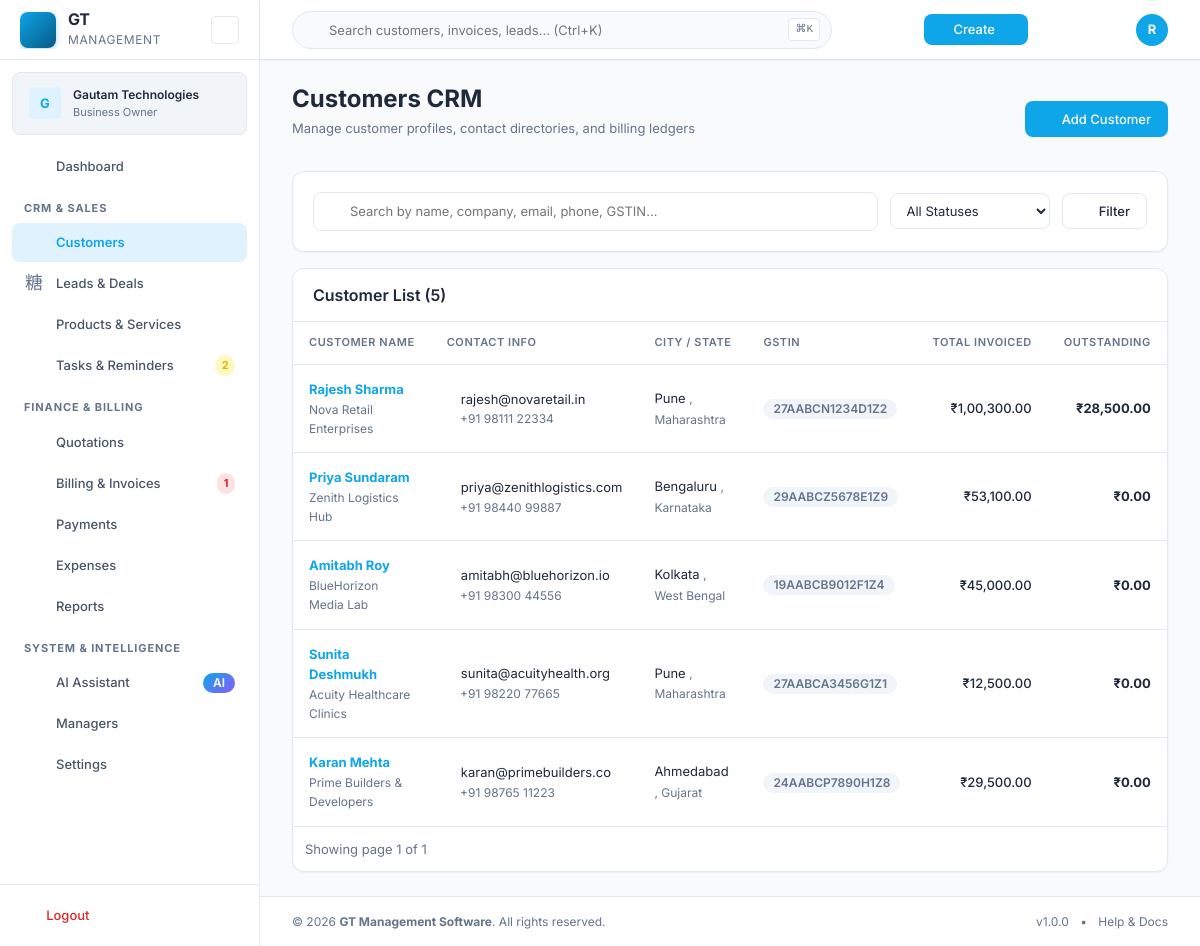
/customers.php (signed in), run on the app's committed database.
### tables this page shows
CREATE TABLE `customers` (
  `id` INT UNSIGNED AUTO_INCREMENT PRIMARY KEY,
  `business_id` INT UNSIGNED NOT NULL,
  `type` ENUM('individual','business') DEFAULT 'individual',
  `name` VARCHAR(255) NOT NULL,
  `company_name` VARCHAR(255) DEFAULT NULL,
  `contact_person` VARCHAR(255) DEFAULT NULL,
  `email` VARCHAR(255) DEFAULT NULL,
  `phone` VARCHAR(50) DEFAULT NULL,
  `alt_phone` VARCHAR(50) DEFAULT NULL,
  `billing_address_line1` VARCHAR(255) DEFAULT NULL,
  `billing_address_line2` VARCHAR(255) DEFAULT NULL,
  `billing_city` VARCHAR(100) DEFAULT NULL,
  `billing_state` VARCHAR(100) DEFAULT NULL,
  `billing_postal_code` VARCHAR(20) DEFAULT NULL,
  `billing_country` VARCHAR(100) DEFAULT 'India',
  `shipping_address_line1` VARCHAR(255) DEFAULT NULL,
  `shipping_address_line2` VARCHAR(255) DEFAULT NULL,
  `shipping_city` VARCHAR(100) DEFAULT NULL,
  `shipping_state` VARCHAR(100) DEFAULT NULL,
  `shipping_postal_code` VARCHAR(20) DEFAULT NULL,
  `shipping_country` VARCHAR(100) DEFAULT NULL,
  `gstin` VARCHAR(20) DEFAULT NULL,
  `pan` VARCHAR(20) DEFAULT NULL,
  `category` VARCHAR(100) DEFAULT NULL,
  `tags` VARCHAR(500) DEFAULT NULL,
  `notes` TEXT DEFAULT NULL,
  `status` ENUM('active','archived') DEFAULT 'active',
  `is_demo` TINYINT(1) DEFAULT 0,
  `created_by` INT UNSIGNED DEFAULT NULL,
  `created_at` TIMESTAMP DEFAULT CURRENT_TIMESTAMP,
  `updated_at` TIMESTAMP DEFAULT CURRENT_TIMESTAMP ON UPDATE CURRENT_TIMESTAMP,
  INDEX `idx_customers_business` (`business_id`),
  INDEX `idx_customers_status` (`status`),
  INDEX `idx_customers_name` (`name`),
  INDEX `idx_customers_demo` (`is_demo`),
  FOREIGN KEY (`business_id`) REFERENCES `businesses`(`id`) ON DELETE CASCADE,
  FOREIGN KEY (`created_by`) REFERENCES `users`(`id`) ON DELETE SET NULL
);

### includes/auth.php (called while the page is built, shortened)
<?php
class Auth {
    public static function requireLogin(): void {
        $config = require GT_ROOT . '/config/config.php';
    }
    public static function businessId(): ?int {
        return $_SESSION['business_id'] ?? null;
    }
    public static function isOwner(): bool {
        return !empty($_SESSION['is_owner']);
    }
}

### includes/permissions.php (called while the page is built, shortened)
<?php
class Permissions {
    public static function has(string $permissionKey): bool {
        if (Auth::isOwner()) return true;
        $perms = self::load();
        return in_array($permissionKey, $perms, true);
    }
}

### includes/functions.php (called while the page is built, shortened)
<?php
function e(?string $value): string {
    return htmlspecialchars($value ?? '', ENT_QUOTES, 'UTF-8');
}
function url(string $path = ''): string {
    return rtrim(APP_URL, '/') . '/' . ltrim($path, '/');
}
function currentPage(): int {
    return max(1, (int)($_GET['page'] ?? 1));
}

### services/customer-service.php (called while the page is built, shortened)
<?php
class CustomerService {
    public static function getAll(int $businessId, array $filters = [], int $page = 1, int $perPage = 15): array {
        $where = ["business_id = ?"];
        $params = [$businessId];
        $whereClause = implode(' AND ', $where);
        $countRow = Database::fetch("SELECT COUNT(*) as cnt FROM customers WHERE {$whereClause}", $params);
        $total = $countRow['cnt'] ?? 0;
        $offset = ($page - 1) * $perPage;
        $sql = "SELECT c.*,
                (SELECT COUNT(*) FROM invoices WHERE customer_id = c.id) as invoice_count,
                (SELECT COALESCE(SUM(grand_total), 0) FROM invoices WHERE customer_id = c.id AND status != 'void') as total_billed,
                (SELECT COALESCE(SUM(amount_paid), 0) FROM invoices WHERE customer_id = c.id AND status != 'void') as total_paid,
                (SELECT COALESCE(SUM(outstanding), 0) FROM invoices WHERE customer_id = c.id AND status IN ('sent', 'partial', 'overdue')) as total_outstanding
                FROM customers c
                WHERE {$whereClause}
                ORDER BY c.created_at DESC
                LIMIT {$perPage} OFFSET {$offset}";
        $customers = Database::fetchAll($sql, $params);
        return [
            'data' => $customers,
            'total' => $total,
            'page' => $page,
            'per_page' => $perPage,
            'total_pages' => max(1, (int)ceil($total / $perPage))
        ];
    }
}

### config/config.php (called while the page is built, shortened)
<?php
return [
    'app_name'    => 'GT Management Software',
    'app_version' => '1.0.0',
    'app_url'     => 'http://localhost/GT%20Management%20Software',
    'environment' => 'development',
    'debug'       => true,
    'timezone'    => 'Asia/Kolkata',
    'db_host'     => '127.0.0.1',
    'db_port'     => 3306,
    'db_name'     => 'gt_management',
    'db_user'     => 'root',
    'db_pass'     => '',
    'db_charset'  => 'utf8mb4',
    'session_name'     => 'GT_SESSION',
    'session_lifetime' => 7200,
    'session_secure'   => false,
    'session_httponly'  => true,
    'session_samesite'  => 'Lax',
    'storage_path'  => GT_ROOT . '/storage',
    'upload_max_mb' => 10,
    'login_max_attempts'  => 5,
    'login_lockout_mins'  => 15,
    'password_reset_ttl'  => 3600,
    'csrf_token_lifetime' => 3600,
    'encryption_key' => 'CHANGE_THIS_IN_PRODUCTION_32_CHAR_KEY!',
];

### includes/db.php (called while the page is built, shortened)
<?php
class Database {
    private static ?PDO $instance = null;
    public static function getInstance(): PDO {
        if (self::$instance === null) {
            $config = require GT_ROOT . '/config/config.php';
            $dsn = sprintf(
                'mysql:host=%s;port=%d;dbname=%s;charset=%s',
                $config['db_host'],
                $config['db_port'],
                $config['db_name'],
                $config['db_charset']
            );
            try {
                self::$instance = new PDO($dsn, $config['db_user'], $config['db_pass'], [
                    PDO::ATTR_ERRMODE            => PDO::ERRMODE_EXCEPTION,
                    PDO::ATTR_DEFAULT_FETCH_MODE => PDO::FETCH_ASSOC,
                    PDO::ATTR_EMULATE_PREPARES   => false,
                    PDO::MYSQL_ATTR_INIT_COMMAND => "SET NAMES utf8mb4 COLLATE utf8mb4_unicode_ci",
                ]);
            } catch (PDOException $e) {
                if ($config['debug']) {
                    throw $e;
                }
                error_log('Database connection failed: ' . $e->getMessage());
                die('Database connection error. Please check configuration.');
            }
        }
        return self::$instance;
    }
    public static function query(string $sql, array $params = []): PDOStatement {
        $stmt = self::getInstance()->prepare($sql);
        $stmt->execute($params);
        return $stmt;
    }
    public static function fetchAll(string $sql, array $params = []): array {
        return self::query($sql, $params)->fetchAll();
    }
    public static function fetch(string $sql, array $params = []): ?array {
        $row = self::query($sql, $params)->fetch();
        return $row ?: null;
    }
}

### includes/formatting.php (called while the page is built, shortened)
<?php
function formatCurrency(float $amount, ?string $symbol = null): string {
    $defaults = require GT_ROOT . '/config/defaults.php';
    $regional = $defaults['regional'];
    $symbol = $symbol ?? $regional['currency_symbol'];
    if (($regional['number_system'] ?? 'indian') === 'indian') {
        return $symbol . formatIndianNumber($amount);
    }
    return $symbol . number_format($amount, 2, $regional['decimal_separator'], $regional['thousand_separator']);
}
function formatIndianNumber(float $number, int $decimals = 2): string {
    $isNegative = $number < 0;
    $number = abs($number);
    $parts = explode('.', number_format($number, $decimals, '.', ''));
    $intPart = $parts[0];
    $decPart = $parts[1] ?? str_repeat('0', $decimals);
    $len = strlen($intPart);
    if ($len <= 3) {
        $formatted = $intPart;
    } else {
        $lastThree = substr($intPart, -3);
        $remaining = substr($intPart, 0, $len - 3);
        $formatted = preg_replace('/\B(?=(\d{2})+(?!\d))/', ',', $remaining) . ',' . $lastThree;
    }
    $result = $formatted . ($decimals > 0 ? '.' . $decPart : '');
    return $isNegative ? '-' . $result : $result;
}

### customers.php (the view, shortened to what this page needs)
<?php
require_once __DIR__ . '/services/customer-service.php';
$businessId = Auth::businessId();
$page = currentPage();
$filters = [
    'search' => $_GET['search'] ?? '',
    'status' => $_GET['status'] ?? 'all',
    'city' => $_GET['city'] ?? ''
];
$result = CustomerService::getAll($businessId, $filters, $page, 12);
$customers = $result['data'];
$totalPages = $result['total_pages'];
$totalCount = $result['total'];
require GT_ROOT . '/includes/header.php';
?>
<div class="page-header d-flex justify-between align-center mb-4">
    <div>
        <h1 class="page-title">Customers CRM</h1>
        <p class="page-subtitle">Manage customer profiles, contact directories, and billing ledgers</p>
    </div>
    <div class="page-header-actions">
        <?php if (Permissions::has('customers.create')): ?>
        <button type="button" class="btn btn-primary" data-modal-target="new-customer-modal">
            <i class="ti ti-user-plus mr-1"></i> Add Customer
        </button>
        <?php endif; ?>
    </div>
</div>
<div class="card mb-4 filter-card">
    <div class="card-body">
        <form method="GET" action="<?= url('customers.php') ?>" class="d-flex flex-wrap gap-3 align-center">
            <div class="flex-1 min-w-200">
                <div class="input-icon-wrapper">
                    <input type="text" name="search" class="form-input" placeholder="Search by name, company, email, phone, GSTIN..." value="<?= e($filters['search']) ?>">
                </div>
            </div>
            <div style="width: 160px;">
                <select name="status" class="form-select" onchange="this.form.submit()">
                    <option value="all" <?= $filters['status'] === 'all' ? 'selected' : '' ?>>All Statuses</option>
                </select>
            </div>
            <button type="submit" class="btn btn-secondary">
                <i class="ti ti-filter mr-1"></i> Filter
            </button>
        </form>
    </div>
</div>
<div class="card">
    <div class="card-header d-flex justify-between align-center">
        <h3 class="card-title">Customer List (<?= $totalCount ?>)</h3>
    </div>
    <div class="card-body p-0">
        <?php if (empty($customers)): ?>
            <div class="empty-state p-5 text-center">
                <i class="ti ti-users text-4xl text-muted mb-2"></i>
                <h3>No Customers Found</h3>
                <p class="text-muted text-sm mb-3">No customers match your criteria or none have been added yet.</p>
                <?php if (Permissions::has('customers.create')): ?>
                <button type="button" class="btn btn-primary btn-sm" data-modal-target="new-customer-modal">
                    <i class="ti ti-plus mr-1"></i> Add Your First Customer
                </button>
                <?php endif; ?>
            </div>
        <?php else: ?>
            <div class="table-responsive">
                <table class="data-table">
                    <thead>
                        <tr>
                            <th>Customer Name</th>
                            <th>Contact Info</th>
                            <th>City / State</th>
                            <th>GSTIN</th>
                            <th class="text-right">Total Invoiced</th>
                            <th class="text-right">Outstanding</th>
                        </tr>
                    </thead>
                    <tbody>
                        <?php foreach ($customers as $c): ?>
                        <tr>
                            <td>
                                <a href="<?= url('customer-view.php?id=' . $c['id']) ?>" class="font-bold text-primary">
                                    <?= e($c['name']) ?>
                                </a>
                                <?php if (!empty($c['company_name'])): ?>
                                    <div class="text-xs text-muted"><?= e($c['company_name']) ?></div>
                                <?php endif; ?>
                            </td>
                            <td>
                                <div><i class="ti ti-mail text-muted mr-1"></i><?= e($c['email'] ?: '—') ?></div>
                                <div class="text-xs text-muted"><i class="ti ti-phone text-muted mr-1"></i><?= e($c['phone'] ?: '—') ?></div>
                            </td>
                            <td>
                                <?= e($c['billing_city'] ?: '—') ?>
                                <?php if (!empty($c['billing_state'])): ?>
                                    <span class="text-xs text-muted">, <?= e($c['billing_state']) ?></span>
                                <?php endif; ?>
                            </td>
                            <td><span class="badge badge-subtle"><?= e($c['gstin'] ?: 'Unregistered') ?></span></td>
                            <td class="text-right font-medium"><?= formatCurrency($c['total_billed']) ?></td>
                            <td class="text-right font-bold <?= $c['total_outstanding'] > 0 ? 'text-danger' : 'text-success' ?>">
                                <?= formatCurrency($c['total_outstanding']) ?>
                            </td>
                        </tr>
                        <?php endforeach; ?>
                    </tbody>
                </table>
            </div>
            <div class="p-3 d-flex justify-between align-center">
                <span class="text-sm text-muted">Showing page <?= $page ?> of <?= $totalPages ?></span>
            </div>
        <?php endif; ?>
    </div>
</div>
<?php require GT_ROOT . '/includes/footer.php'; ?>

### data on the page
customers: name "Rajesh Sharma", company_name "Nova Retail Enterprises", email "rajesh@novaretail.in", phone "+91 98111 22334", billing_city "Pune", billing_state "Maharashtra", gstin "27AABCN1234D1Z2", total_billed "₹1,00,300.00", total_outstanding "₹28,500.00"
customers: name "Priya Sundaram", company_name "Zenith Logistics Hub", email "priya@zenithlogistics.com", phone "+91 98440 99887", billing_city "Bengaluru", billing_state "Karnataka", gstin "29AABCZ5678E1Z9", total_billed "₹53,100.00", total_outstanding "₹0.00"
customers: name "Amitabh Roy", company_name "BlueHorizon Media Lab", email "amitabh@bluehorizon.io", phone "+91 98300 44556", billing_city "Kolkata", billing_state "West Bengal", gstin "19AABCB9012F1Z4", total_billed "₹45,000.00", total_outstanding "₹0.00"
customers: name "Sunita Deshmukh", company_name "Acuity Healthcare Clinics", email "sunita@acuityhealth.org", phone "+91 98220 77665", billing_city "Pune", billing_state "Maharashtra", gstin "27AABCA3456G1Z1", total_billed "₹12,500.00", total_outstanding "₹0.00"
customers: name "Karan Mehta", company_name "Prime Builders & Developers", email "karan@primebuilders.co", phone "+91 98765 11223", billing_city "Ahmedabad", billing_state "Gujarat", gstin "24AABCP7890H1Z8", total_billed "₹29,500.00", total_outstanding "₹0.00"

### other printed values
substr(e($businessName), 0, 1) "G"
truncate($businessName, 22) "Gautam Technologies"
$pendingTasksCount "2"
$overdueInvoicesCount "1"
$userInitial "R"
$totalCount "5"
$page "1"
$totalPages "1"
APP_NAME "GT Management Software"
APP_VERSION "1.0.0"
